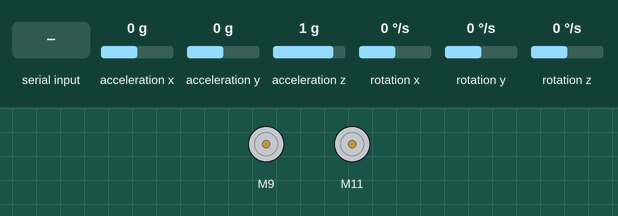
A sketch run on a simulated Arduino Uno, built with avr-gcc and run on an emulated ATmega328P. Parts: 2 × DC motor (green arrow = forward, orange = backward, longer = faster). The test bench sets the inputs (shaded band); at power-on: acceleration x 0 g, acceleration y 0 g, acceleration z 1 g, rotation x 0 °/s, rotation y 0 °/s, rotation z 0 °/s. What the sketch prints to the serial monitor is not drawn.

Above: at 3.2 s.
3.3 s: "90 45\n" received over Serial
At 4.5 s:
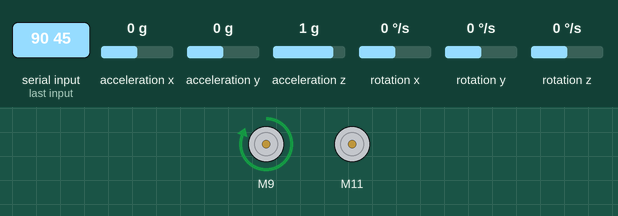
4.8 s: "30 150\n" received over Serial
At 6.1 s:
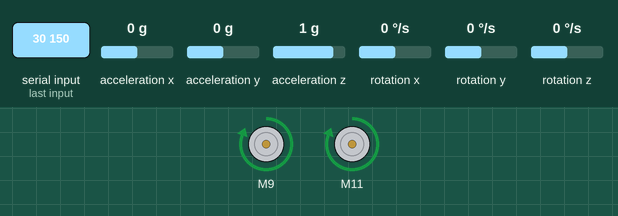
Timing chart, 0 to 7.8 s (numbered marks = the images above; inputs shaded):
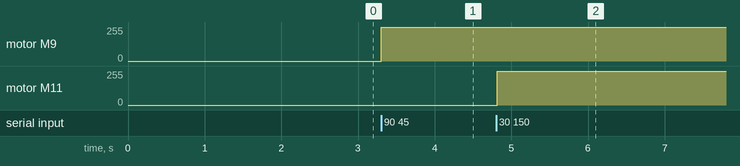

The sketch:

low-level_control.ino
```cpp
#include "Wire.h"              // Library for I2C communication
#include <MPU6050_light.h>     // MPU6050 sensor library for accelerometer and gyroscope
#include "ESC.h"               // Library to control ESCs (Electronic Speed Controllers)

/* Pin Definitions */
#define LED_PIN (13)            // Optional LED pin for debugging purposes
#define SPEED_MIN (1080)        // Minimum ESC speed signal (in microseconds)
#define SPEED_NEUTRAL (1540)    // Neutral ESC speed signal (car stationary)
#define SPEED_MAX (2000)        // Maximum ESC speed signal (full speed forward)
#define STEERING_MIN (1100)     // Minimum steering signal (full left)
#define STEERING_MAX (1900)     // Maximum steering signal (full right)

/* MPU6050 Object and Timer */
MPU6050 mpu(Wire);              // MPU6050 object to interface with the IMU sensor
unsigned long timer = 0;        // Timer variable for periodic updates

/* ESC and Control Variables */
float true_angle = 0.0;         // Variable to store the desired yaw angle (Z-axis) for correction
ESC steeringESC(11, STEERING_MIN, STEERING_MAX, 1520);  // ESC object for steering (Pin 11)
ESC speedESC(9, SPEED_MIN, SPEED_MAX, 1500);           // ESC object for speed control (Pin 9)

float speedInput = 0.0;         // Input for speed from serial communication
float steeringInput = 0.0;      // Input for steering from serial communication
float controlled_speed = 0.0;   // Gradual control for smooth acceleration
float controlled_steer = 0.0;   // Variable to control steering correction
int speed_flag = 0;             // Flag to ensure gradual acceleration happens only once

/*
 * Setup Function:
 * --------------------
 * - Initializes serial communication at 57600 baud for receiving control commands.
 * - Initializes I2C communication and calibrates the MPU6050 sensor.
 * - Arms the ESCs for speed and steering control (safety feature before motion).
 * - Prints debug messages to confirm successful initialization and offsets.
 */
void setup() {
  Serial.begin(57600);          // Initialize serial communication at 57600 baud rate
  Wire.begin();                 // Start I2C communication (used for MPU6050)

  // Initialize and calibrate the MPU6050 sensor
  byte status = mpu.begin();
  Serial.print("MPU6050 status: ");  // Print the initialization status
  Serial.println(status);
  while (status != 0) { }       // Stop everything if MPU6050 initialization fails

  Serial.println("Calculating MPU offsets...");
  delay(1000);                  // Wait before starting the calibration
  mpu.calcOffsets();            // Calculate gyro and accelerometer offsets
  Serial.println("MPU offsets calculated!");

  // Arm the ESCs (required to start the ESCs safely)
  speedESC.arm();
  steeringESC.arm();
}

/*
 * Loop Function:
 * --------------------
 * - Reads speed and steering values from Serial input (format: "steering speed").
 * - Updates ESC signals based on mapped values for speed and steering control.
 * - Gradually increases speed during acceleration for smooth motion.
 * - Auto-corrects the heading (yaw) if no steering input is provided, ensuring the car drives straight.
 * - Maintains a 25ms delay for periodic updates, ensuring stable control.
 */
void loop() {
  // Read and process serial commands every 25ms
  if ((millis() - timer) > 25) {
    if (Serial.available() > 0) {
      // Read serial command in the format: "steering speed"
      String message = Serial.readStringUntil('\n');   // Read full line from Serial
      int delimiterPosition = message.indexOf(' ');    // Find the space separating steering and speed values

      if (delimiterPosition != -1) {                  // Check if space delimiter exists
        // Extract steering input from the message
        String steeringString = message.substring(0, delimiterPosition);
        String speedString = message.substring(delimiterPosition + 1);

        // Convert inputs to float values
        steeringInput = steeringString.toFloat();
        controlled_speed = speedString.toFloat();
      }

      // Map steering and speed values to ESC signal ranges
      int steeringSignal = map(int(steeringInput * 100), -70, 70, STEERING_MIN, STEERING_MAX);
      int speedSignal = map(int(controlled_speed * 100), 0, 850, SPEED_NEUTRAL, SPEED_MAX);

      // Send signals to ESCs
      speedESC.speed(speedSignal);       // Control the speed ESC
      steeringESC.speed(steeringSignal); // Control the steering ESC

      // Smooth acceleration logic for controlled speed
      if ((controlled_speed > 0) && (speed_flag < 1)) {
        mpu.update();  // Update IMU readings
        // Gradually increase speed until acceleration threshold is reached
        while (((mpu.getAccY() * 9.81) < 0.25) && (controlled_speed < 0.88)) {
          controlled_speed += 0.007;   // Increment speed gradually
          speedSignal = map(int(controlled_speed * 100), 0, 850, SPEED_NEUTRAL, SPEED_MAX);
          speedESC.speed(speedSignal); // Update ESC with new speed
          delay(10);                   // Small delay for smooth acceleration
          mpu.update();                // Update IMU readings again
        }
        speed_flag++;                  // Set flag to avoid repeating this process
      }

      // Correct steering if no active steering input (auto-correction mode)
      if (steeringInput == 0) {
        mpu.update();  // Update IMU readings
        // Check if current angle deviates from desired true_angle by more than 0.5 degrees
        if (abs(mpu.getAngleZ() - true_angle) > 0.5) {
          if (mpu.getAngleZ() < true_angle) {  // If car turns left (negative deviation)
            steeringInput += 0.02;            // Adjust steering to the right
          } else {                            // If car turns right (positive deviation)
            steeringInput -= 0.02;            // Adjust steering to the left
          }
          // Map corrected steering input to ESC signal
          steeringSignal = map(int(steeringInput * 100), -70, 70, STEERING_MIN, STEERING_MAX);
          steeringESC.speed(steeringSignal); // Apply steering correction
        } else {
          true_angle = mpu.getAngleZ();  // Update true_angle if car is stable
        }
      }
    }
    timer = millis();  // Reset timer to maintain 25ms loop timing
  }
}

/*
 * Expected Output:
 * --------------------
 * 1. The car moves forward or backward depending on the "speed" value sent via Serial.
 * 2. The car steers left or right based on the "steering" value sent via Serial.
 * 3. If no steering input is provided, the car automatically corrects its heading using MPU6050 data.
 * 4. Debug messages appear in the Serial Monitor, including MPU6050 initialization and status updates.
 *
 * Connections to Arduino UNO:
 * --------------------
 * - Pin 9: ESC signal for controlling the car's speed.
 * - Pin 11: ESC signal for controlling the car's steering.
 * - I2C Pins (A4, A5): Connected to the MPU6050 sensor.
 * - 5V and GND: Power supply for MPU6050 and ESCs.
 *
 * Role of Raspberry Pi:
 * --------------------
 * - The Raspberry Pi acts as the main controller, sending speed and steering commands to the Arduino via Serial communication.
 * - The Raspberry Pi can run advanced algorithms like path planning, object detection, or remote control scripts.
 */
```

Measured:
- after the input at 3.3 s, motor M9: stopped → forward 255/255 at once
- after the input at 4.8 s, motor M11: stopped → forward 255/255 at once
